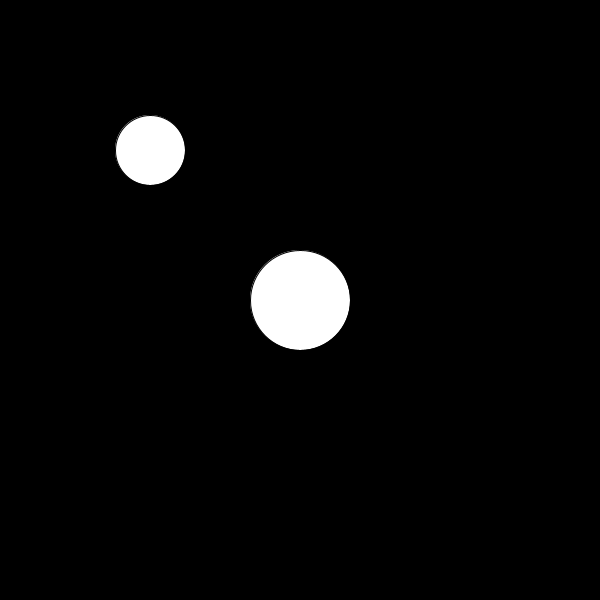
Frame 1 (no input)
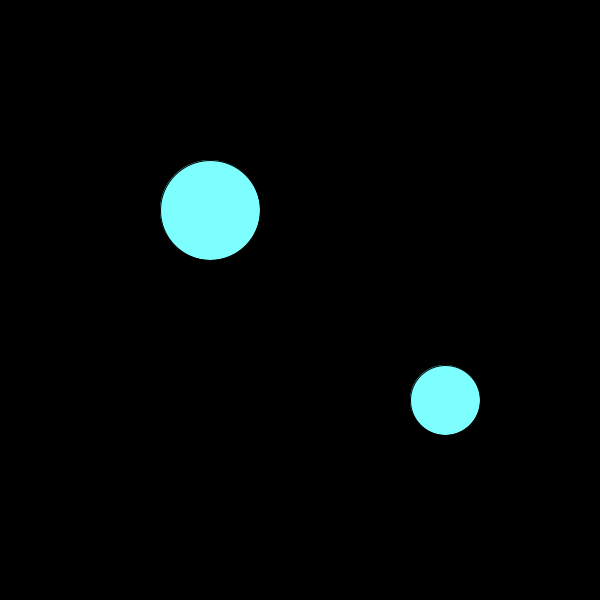
Frame 60 (the mouse pressed at the canvas centre just before this capture)
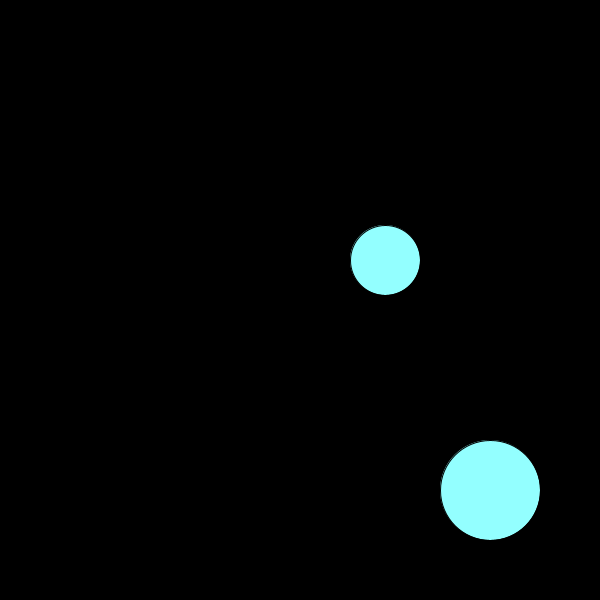
Frame 120 (the mouse held since frame 60 and released just before this capture)

The Processing sketch that drew these frames (run headless with seeded random() and noise(); from frame 60 on, the mouse is pressed at the canvas centre):

// Processing sketch: collision
// ── collision.pde
float  xPos1, yPos1 , xSpeed1, ySpeed1;//delcares in same ariable type
float  xPos2, yPos2 , xSpeed2, ySpeed2;
int sizeB1, sizeB2;
color  fillColor = color(255);


void setup(){
 size(600,600);
 
 //INITIALIZING THE VARIABLES FOR BALL 1
 xPos1 = width/2;
 yPos1 = height/2;
 sizeB1 = 100;
 xSpeed1 = 10;
 ySpeed1 = 10;
 
  //INITIALIZING THE VARIABLES FOR BALL 2
 xPos2 = width/4;
 yPos2 = height/4;
 sizeB2 = 70;
 xSpeed2 = 5;
 ySpeed2 =10;
 
 fill(fillColor);
}

void draw(){
  background(0);
  ellipse(xPos1, yPos1, sizeB1,sizeB1); //parameters effect output
  xSpeed1 = checkBoundaryX(xPos1,xSpeed1,sizeB1);
  xPos1 += xSpeed1; //makes the circle move horizontally and changes the speed
  ySpeed1 = checkBoundaryY(yPos1, ySpeed1,sizeB1);
  yPos1 += ySpeed1;

  
  
   ellipse(xPos2, yPos2, sizeB2,sizeB2);
  xSpeed2 = checkBoundaryX(xPos2,xSpeed2,sizeB2);
  xPos2 += xSpeed2; //makes the circle move horizontally and changes the speed
  ySpeed2 = checkBoundaryY(yPos2, ySpeed2,sizeB2);
  yPos2 += ySpeed2;
  
  float dist = checkDistance(xPos1, yPos1, xPos2, yPos2);
  //map( value, lowerRange1, upperRange1, lowerRange2, upperRange2)
  fillColor = color(map(dist, 0, width, 255 , 0),255,255);
  fill(fillColor);
  
  int collisionBoundary = sizeB1/2 + sizeB2/2;
  if(checkDistance(xPos1, yPos1, xPos2, yPos2) < collisionBoundary){
   xSpeed1 *= -1;
   ySpeed1 *= -1;
   xSpeed2 *= -1;
   ySpeed2 *= -1;
  }

 
  
}

//THIS CUSTOM FUNCTION TAKES IN THE XPOS, XSPEED, AND SIZE OF ANY BALL
//AND WILL REVERSE ITS XSPEED IF THE XPOS IS OUT OF BOUNDS
//AFTER IT REVERSES THE XSPEED IT RETURNS IT
float checkBoundaryX(float pos, float speed, int size){  //parameters hold space for value input
  
  if(pos >= width  - size/2 || pos <= 0 + size/2 ){ //sets boundary on where the ball goes
    speed *= -1;
  }
  
  return speed; 
}

float checkBoundaryY(float pos, float speed, int size){ // the pos, speed, size are like placeholder
  
  if(pos >= height   - size/2 || pos <= 0 + size/2 ){ //sets boundary on where the ball goes
    speed *= -1;
  }
  
  return speed;
}

float checkDistance(float x1, float y1, float x2, float y2){
  float distance = dist(x1,y1,x2,y2);
  return distance;
}
